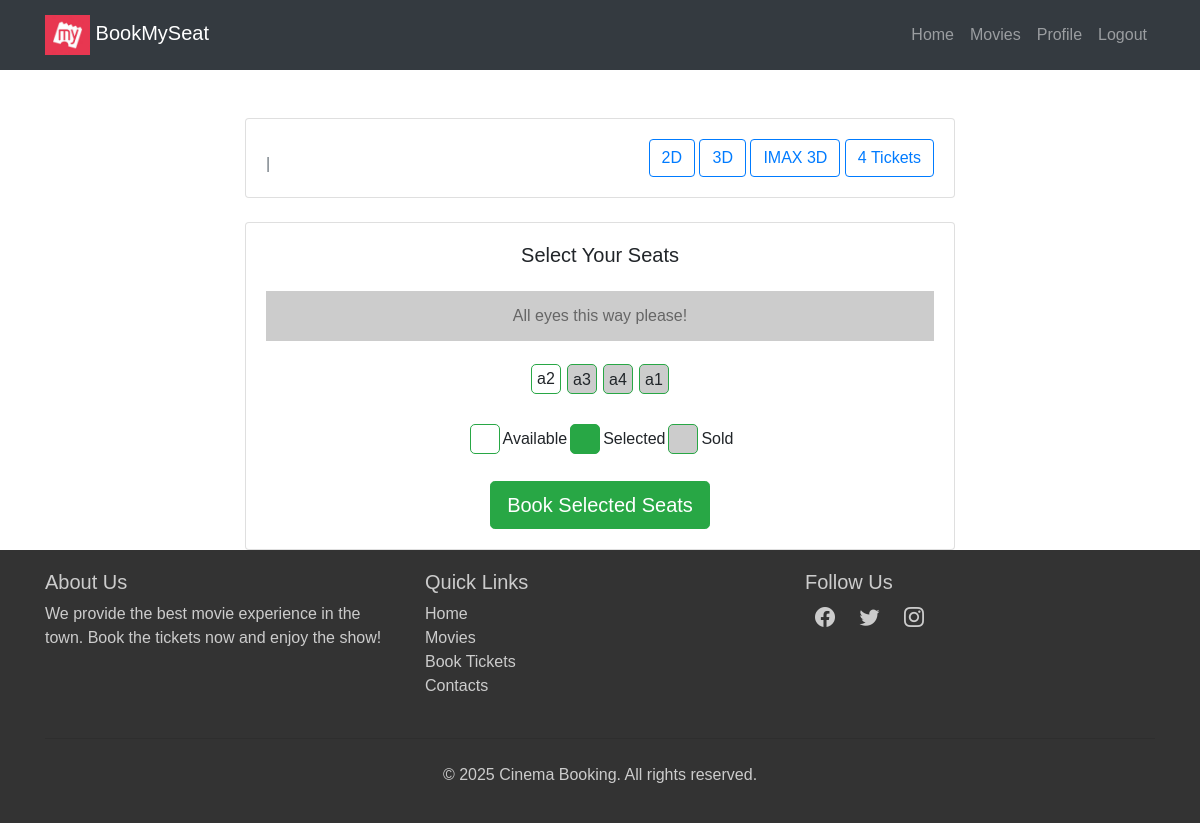
Screenshot of /movies/theater/1/seats/ (signed in) with the database file from the repository.
### movies/models.py (models this page shows, shortened)
class Seat(models.Model):
    theater=models.ForeignKey(Theater, on_delete=models.CASCADE, related_name='seats')
    seat_number=models.CharField(max_length=10)
    is_booked=models.BooleanField(default=False)

### movies/views.py (the view, shortened to what this page needs)
# urls.py: path('theater/<int:theater_id>/seats/', views.book_seats, name='seat_list'),
@login_required(login_url='/login/')
def book_seats(request, theater_id):
    theater = get_object_or_404(Theater, id=theater_id)
    seats = Seat.objects.filter(theater=theater)
    all_booked = all(seat.is_booked for seat in seats)
    return render(request, 'movies/seat_selection.html', {
        'theater': theater,
        'seats': seats,
        'error': "All seats are already booked." if all_booked else None
    })

### bookmyseat/templates/movies/seat_selection.html (shortened to what this page needs)
{% extends "users/basic.html" %} {% block content %}
<div class="container mt-5">
  <div class="row">
    <div class="col-lg-8 mx-auto">
      <div class="card mb-4">
        <div class="card-body">
          <div
            class="d-flex justify-content-between align-items-center flex-wrap"
          >
            <div>
              <p class="card-text text-muted">
                {{ theaters.name }} | {{ theaters.time }}
              </p>
            </div>
            <div class="mt-2 mt-sm-0">
              <button class="btn btn-outline-primary me-2 mb-2 mb-sm-0">
                2D
              </button>
              <button class="btn btn-outline-primary me-2 mb-2 mb-sm-0">
                3D
              </button>
              <button class="btn btn-outline-primary mb-2 mb-sm-0">
                IMAX 3D
              </button>
              <button class="btn btn-outline-primary mb-2 mb-sm-0">
                {{seats|length}} Tickets
              </button>
            </div>
          </div>
        </div>
      </div>
      <div class="card">
        <div class="card-body">
          <h5 class="card-title text-center mb-4">Select Your Seats</h5>
          <div class="screen">All eyes this way please!</div>
          <form method="POST">
            <div class="d-flex justify-content-center flex-wrap mb-4">
              {% for seat in seats %}
              <div class="seat {% if seat.is_booked %}sold{% endif %}">
                {% if not seat.is_booked %}
                <label
                  for="seat-{{ seat.id }}"
                  class="w-100 h-100 d-flex align-items-center justify-content-center"
                  >{{ seat.seat_number }}</label
                >
                {% else %} {{ seat.seat_number }} {% endif %}
              </div>
              {% endfor %}
            </div>
            <div class="d-flex justify-content-center mb-4">
              <div class="d-flex align-items-center me-4">
                <div class="seat" style="background-color: white"></div>
                <span class="ms-2">Available</span>
              </div>
              <div class="d-flex align-items-center me-4">
                <div class="seat selected"></div>
                <span class="ms-2">Selected</span>
              </div>
              <div class="d-flex align-items-center">
                <div class="seat sold"></div>
                <span class="ms-2">Sold</span>
              </div>
            </div>
            <div class="text-center">
              <button type="submit" class="btn btn-success btn-lg">
                Book Selected Seats
              </button>
            </div>
          </form>
        </div>
      </div>
    </div>
  </div>
</div>
{% endblock %}

### bookmyseat/templates/users/basic.html (style rules this page uses)
body { font-family: Arial, sans-serif; }

### bookmyseat/templates/movies/seat_selection.html (style rules this page uses)
body { font-family: Arial, sans-serif; }
.seat { width: 30px; height: 30px; border: 1px solid #28a745; margin: 3px; text-align: center; line-height: 30px; cursor: pointer; border-radius: 5px; transition: background-color 0.3s, color 0.3s; }
.seat.selected { background-color: #28a745; color: white; }
.seat.sold { background-color: #ccc; cursor: not-allowed; }
.screen { margin: 20px 0; background-color: #ccc; height: 50px; text-align: center; line-height: 50px; color: #666; }

### rows the page displays
Seat: seat_number "a2"
Seat: seat_number "a3"
Seat: seat_number "a4"
Seat: seat_number "a1"

### other values shown
{{ seats|length }} "4"
